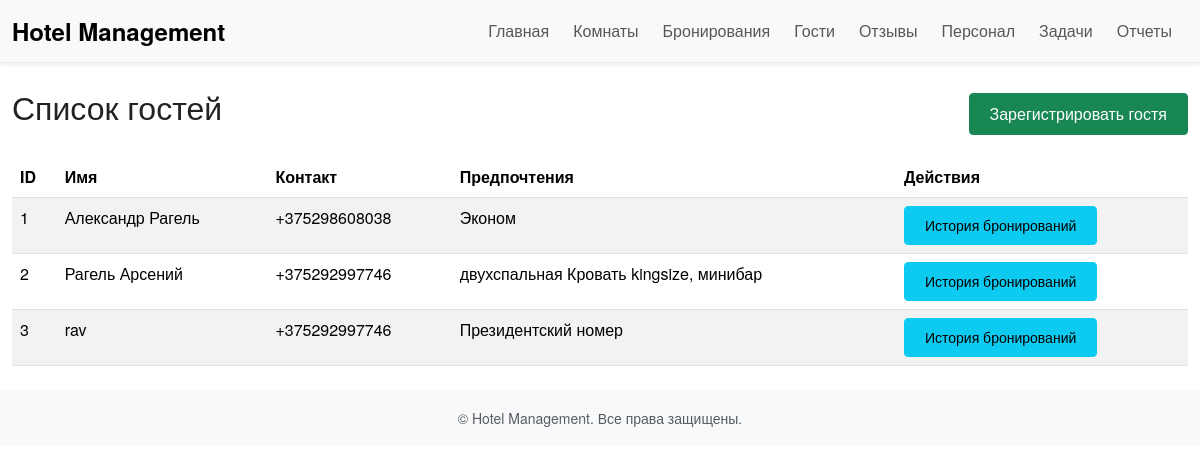
Screenshot of /guests with the database file from the repository.
### tables this page shows
CREATE TABLE guests (
            id INTEGER PRIMARY KEY AUTOINCREMENT,
            name TEXT NOT NULL,
            contact TEXT,
            preferences TEXT
        );

### app.py (the view)
@app.route('/guests')
def list_guests():
    conn = get_db_connection()
    guests = conn.execute('SELECT * FROM guests').fetchall()
    conn.close()
    return render_template('guests.html', guests=guests)

### app.py (called while the page is built)
def get_db_connection():
    conn = sqlite3.connect(DATABASE)
    conn.row_factory = sqlite3.Row  # позволит обращаться по именам столбцов
    return conn

### templates/guests.html (shortened to what this page needs)
{% extends 'base.html' %}
{% block content %}
<div class="d-flex justify-content-between align-items-center mb-3">
  <h2>Список гостей</h2>
  <a class="btn btn-success" href="{{ url_for('register_guest') }}">Зарегистрировать гостя</a>
</div>
<table class="table table-striped">
  <thead>
    <tr>
      <th>ID</th>
      <th>Имя</th>
      <th>Контакт</th>
      <th>Предпочтения</th>
      <th>Действия</th>
    </tr>
  </thead>
  <tbody>
    {% for guest in guests %}
    <tr>
      <td>{{ guest['id'] }}</td>
      <td>{{ guest['name'] }}</td>
      <td>{{ guest['contact'] }}</td>
      <td>{{ guest['preferences'] }}</td>
      <td>
        <a class="btn btn-info btn-sm" href="{{ url_for('guest_history', guest_id=guest['id']) }}">История бронирований</a>
      </td>
    </tr>
    {% endfor %}
  </tbody>
</table>
{% endblock %}

### static/css/style.css (style rules this page uses)
html, body { background-color: #ffffff; color: #333333; font-family: 'Helvetica Neue', Arial, sans-serif; margin: 0; padding: 0; }
h1, h2, h3, h4, h5, h6 { font-weight: 300; color: #222222; margin-bottom: 1rem; }
.btn { border-radius: 0.25rem; padding: 0.5rem 1.25rem; }

### rows the page displays
guests: id "1", name "Александр Рагель", contact "+375298608038", preferences "Эконом"
guests: id "2", name "Рагель Арсений", contact "+375292997746", preferences "двухспальная Кровать kingsize, минибар"
guests: id "3", name "rav", contact "+375292997746", preferences "Президентский номер"
